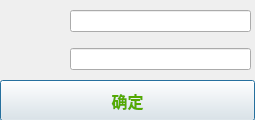
<?xml version="1.0" encoding="UTF-8"?>
<ui version="4.0">
 <class>modifymessage_Dialog</class>
 <widget class="QDialog" name="modifymessage_Dialog">
  <property name="geometry">
   <rect>
    <x>0</x>
    <y>0</y>
    <width>255</width>
    <height>120</height>
   </rect>
  </property>
  <property name="windowTitle">
   <string>Dialog</string>
  </property>
  <widget class="QPushButton" name="confirm_pushButton">
   <property name="geometry">
    <rect>
     <x>0</x>
     <y>80</y>
     <width>255</width>
     <height>41</height>
    </rect>
   </property>
   <property name="font">
    <font>
     <family>Agency FB</family>
     <pointsize>12</pointsize>
     <weight>75</weight>
     <bold>true</bold>
    </font>
   </property>
   <property name="styleSheet">
    <string notr="true">color: rgb(85, 170, 0);</string>
   </property>
   <property name="text">
    <string>确定</string>
   </property>
  </widget>
  <widget class="QWidget" name="layoutWidget">
   <property name="geometry">
    <rect>
     <x>70</x>
     <y>0</y>
     <width>181</width>
     <height>81</height>
    </rect>
   </property>
   <layout class="QVBoxLayout" name="verticalLayout">
    <item>
     <widget class="QLineEdit" name="numName_lineEdit"/>
    </item>
    <item>
     <widget class="QLineEdit" name="nameNum_lineEdit"/>
    </item>
   </layout>
  </widget>
  <widget class="QWidget" name="layoutWidget">
   <property name="geometry">
    <rect>
     <x>0</x>
     <y>0</y>
     <width>71</width>
     <height>81</height>
    </rect>
   </property>
   <layout class="QVBoxLayout" name="verticalLayout_2">
    <item>
     <widget class="QLabel" name="numName_label">
      <property name="enabled">
       <bool>true</bool>
      </property>
      <property name="font">
       <font>
        <family>Agency FB</family>
        <pointsize>10</pointsize>
       </font>
      </property>
      <property name="styleSheet">
       <string notr="true">color: rgb(255, 85, 0);</string>
      </property>
      <property name="text">
       <string/>
      </property>
     </widget>
    </item>
    <item>
     <widget class="QLabel" name="nameNum_label">
      <property name="text">
       <string/>
      </property>
     </widget>
    </item>
   </layout>
   <zorder>nameNum_label</zorder>
   <zorder>numName_label</zorder>
  </widget>
  <widget class="QLabel" name="label">
   <property name="geometry">
    <rect>
     <x>0</x>
     <y>0</y>
     <width>255</width>
     <height>120</height>
    </rect>
   </property>
   <property name="styleSheet">
    <string notr="true">background-image: url(:/images/S4-0132.png);</string>
   </property>
   <property name="text">
    <string/>
   </property>
  </widget>
  <zorder>label</zorder>
  <zorder>confirm_pushButton</zorder>
  <zorder>layoutWidget</zorder>
  <zorder>layoutWidget</zorder>
 </widget>
 <resources/>
 <connections/>
</ui>
